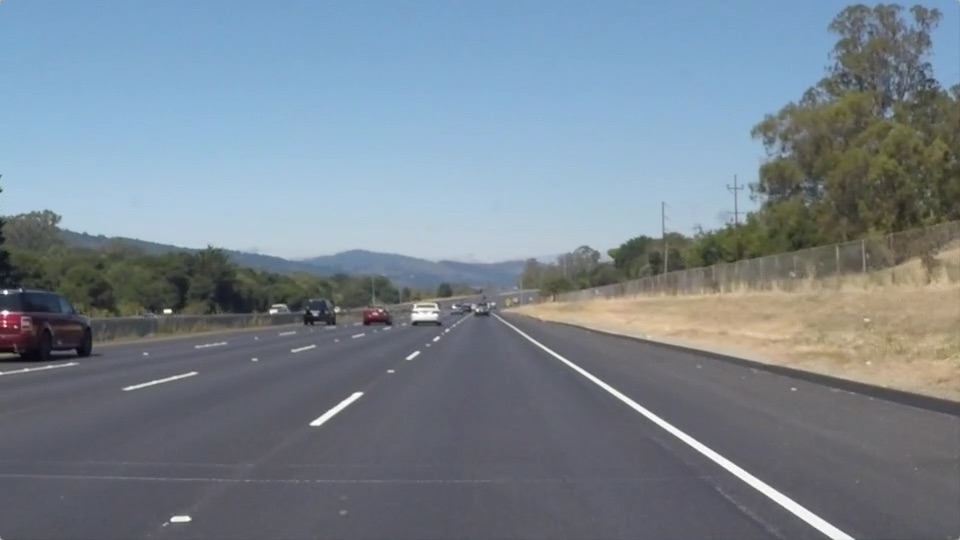
#> input picture Self_Driving_Engineer/Project1/CarND-Term1-Starter-Kit/CarND-LaneLines-P1/test_images/solidWhiteRight.jpg, 960 x 540 px
$ jupyter execute --allow-errors P1.ipynb   (shell and % lines are left out)
#> lines starting #> are read from the running program, lines starting #| are printed output that depends on the picture; after the words box and inside, x2 and y2 are one past the last pixel; in counts of white or black regions, pixels touching at a corner belong together
# **Finding Lane Lines on the Road**
***
In this project, you will use the tools you learned about in the lesson to identify lane lines on the road.  You can develop your pipeline on a series of individual images, and later apply the result to a video stream (really just a series of images). Check out the video clip "raw-lines-example.mp4" (also contained in this repository) to see what the output should look like after using the helper functions below.

Once you have a result that looks roughly like "raw-lines-example.mp4", you'll need to get creative and try to average and/or extrapolate the line segments you've detected to map out the full extent of the lane lines.  You can see an example of the result you're going for in the video "P1_example.mp4".  Ultimately, you would like to draw just one line for the left side of the lane, and one for the right.

---
Let's have a look at our first image called 'test_images/solidWhiteRight.jpg'.  Run the 2 cells below (hit Shift-Enter or the "play" button above) to display the image.

**Note: If, at any point, you encounter frozen display windows or other confounding issues, you can always start again with a clean slate by going to the "Kernel" menu above and selecting "Restart & Clear Output".**

---

**The tools you have are color selection, region of interest selection, grayscaling, Gaussian smoothing, Canny Edge Detection and Hough Tranform line detection.  You  are also free to explore and try other techniques that were not presented in the lesson.  Your goal is piece together a pipeline to detect the line segments in the image, then average/extrapolate them and draw them onto the image for display (as below).  Once you have a working pipeline, try it out on the video stream below.**

---

<figure>

 <figcaption>
 <p></p>
 <p style="text-align: center;"> Your output should look something like this (above) after detecting line segments using the helper functions below </p>
 </figcaption>
</figure>
 <p></p>
<figure>

 <figcaption>
 <p></p>
 <p style="text-align: center;"> Your goal is to connect/average/extrapolate line segments to get output like this</p>
 </figcaption>
</figure>

**Run the cell below to import some packages.  If you get an `import error` for a package you've already installed, try changing your kernel (select the Kernel menu above --> Change Kernel).  Still have problems?  Try relaunching Jupyter Notebook from the terminal prompt.  Also, see [this forum post](https://carnd-forums.udacity.com/cq/viewquestion.action?spaceKey=CAR&id=29496372&questionTitle=finding-lanes---import-cv2-fails-even-though-python-in-the-terminal-window-has-no-problem-with-import-cv2) for more troubleshooting tips.**

[cell 1]
#importing some useful packages
import matplotlib.pyplot as plt
import matplotlib.image as mpimg
import numpy as np
import cv2

[cell 2]
#reading in an image
image = mpimg.imread('test_images/solidWhiteRight.jpg')
#> image is the input picture: shape (540, 960, 3); mean R, G, B 120.3, 132.6, 143.7
#printing out some stats and plotting
print('This image is:', type(image), 'with dimesions:', image.shape)
#| This image is: <class 'numpy.ndarray'> with dimesions: (540, 960, 3)
plt.imshow(image)  # if you wanted to show a single color channel image called 'gray', for example, call as plt.imshow(gray, cmap='gray')

**Some OpenCV functions (beyond those introduced in the lesson) that might be useful for this project are:**

`cv2.inRange()` for color selection
`cv2.fillPoly()` for regions selection
`cv2.line()` to draw lines on an image given endpoints
`cv2.addWeighted()` to coadd / overlay two images
`cv2.cvtColor()` to grayscale or change color
`cv2.imwrite()` to output images to file
`cv2.bitwise_and()` to apply a mask to an image

**Check out the OpenCV documentation to learn about these and discover even more awesome functionality!**

Below are some helper functions to help get you started. They should look familiar from the lesson!

[cell 3]
import math

def grayscale(img):
    """Applies the Grayscale transform
    This will return an image with only one color channel
    but NOTE: to see the returned image as grayscale
    (assuming your grayscaled image is called 'gray')
    you should call plt.imshow(gray, cmap='gray')"""
    return cv2.cvtColor(img, cv2.COLOR_RGB2GRAY)
    # Or use BGR2GRAY if you read an image with cv2.imread()
    # return cv2.cvtColor(img, cv2.COLOR_BGR2GRAY)

def canny(img, low_threshold, high_threshold):
    """Applies the Canny transform"""
    return cv2.Canny(img, low_threshold, high_threshold)

def gaussian_blur(img, kernel_size):
    """Applies a Gaussian Noise kernel"""
    return cv2.GaussianBlur(img, (kernel_size, kernel_size), 0)

def region_of_interest(img, vertices):
    """
    Applies an image mask.

    Only keeps the region of the image defined by the polygon
    formed from `vertices`. The rest of the image is set to black.
    """
    #defining a blank mask to start with
    mask = np.zeros_like(img)

    #defining a 3 channel or 1 channel color to fill the mask with depending on the input image
    if len(img.shape) > 2:
        channel_count = img.shape[2]  # i.e. 3 or 4 depending on your image
        ignore_mask_color = (255,) * channel_count
    else:
        ignore_mask_color = 255

    #filling pixels inside the polygon defined by "vertices" with the fill color
    cv2.fillPoly(mask, vertices, ignore_mask_color)

    #returning the image only where mask pixels are nonzero
    masked_image = cv2.bitwise_and(img, mask)
    return masked_image


def draw_lines(img, lines, color=[255, 0, 0], thickness=15):
    """
    NOTE: this is the function you might want to use as a starting point once you want to
    average/extrapolate the line segments you detect to map out the full
    extent of the lane (going from the result shown in raw-lines-example.mp4
    to that shown in P1_example.mp4).

    Think about things like separating line segments by their
    slope ((y2-y1)/(x2-x1)) to decide which segments are part of the left
    line vs. the right line.  Then, you can average the position of each of
    the lines and extrapolate to the top and bottom of the lane.

    This function draws `lines` with `color` and `thickness`.
    Lines are drawn on the image inplace (mutates the image).
    If you want to make the lines semi-transparent, think about combining
    this function with the weighted_img() function below
    """
    # arrays of lists to hold x/y coordinates for left line and right line
    # each element in the array will be: [x-coord, y-coord]
    left_line = []
    right_line = []

    # get the size of our image
    imshape = img.shape

    # variables to measure average slope of left and right lines
    left_line_slope = 0
    left_line_index = 0
    right_line_slope = 0
    right_line_index = 0

    # coordinates to use to measure line extrapolation
    left_min_x = 0
    left_max_x = 0
    left_min_y = 0
    left_max_y = 0
    right_min_x = 0
    right_max_x = 0
    right_min_y = 0
    right_max_y = 0

    # arrays to hold the new points returned by find_points function
    left_points = []
    right_points = []


    if lines is not None:
        for line in lines:
            if len(line[0])==4:
                for x1,y1,x2,y2 in line:
                    curr_slope = ((y2-y1)/(x2-x1))
                    # if negative slope - means part of left hand line
                    if curr_slope < 0:
                        # make sure there are no extraneous points
                        if x1 < 500 and x2 < 500:
                            # average the slope of left line
                            # add both coordinates to left line array
                            left_line_slope += curr_slope
                            left_line_index += 1
                            left_line.append([x1,y1])
                            left_line.append([x2,y2])

                    # if positive slope - means part of right hand line
                    else:
                        # make sure there are no extraneous points
                        if x1 > 500 and x2 > 500:
                            # average the slope of left line
                            # add both coordinates to right line array
                            right_line_slope += curr_slope
                            right_line_index += 1
                            right_line.append([x1,y1])
                            right_line.append([x2,y2])

        # finalize slope averages
        if left_line_index > 0:
            left_line_slope = left_line_slope/left_line_index

        if right_line_index > 0:
            right_line_slope = right_line_slope/right_line_index


        # for left line; get smallest x value and matching (max) y value
        if len(left_line) >0 :
            left_min_x = min(line[0] for line in left_line)

            for line in left_line:
                if line[0] == left_min_x:
                    left_max_y = line[1]

            left_max_x = max(line[0] for line in left_line)

            for line in left_line:
                if line[0] == left_max_x:
                    left_min_y = line[1]

        # for right line; get largest x value and matching (min) y value
        if len(right_line) >0:
            right_min_x = min(line[0] for line in right_line)

            for line in right_line:
                if line[0] == right_min_x:
                    right_min_y = line[1]

            right_max_x = max(line[0] for line in right_line)

            for line in right_line:
                if line[0] == right_max_x:
                    right_max_y = line[1]


        # create an array that holds an x/y coordinate for both left line and right line
        # Using one point in each line along with the average slope, we can calculate
        # two points along the same line that allow us to extrapolate the line from the bottom
        # of the image to the top of our area in concern
        old_left_points = []
        old_left_points.append(left_max_x)
        old_left_points.append(left_min_y)

        old_right_points = []
        old_right_points.append(right_min_x)
        old_right_points.append(right_min_y)

        # find new points for drawing lines by calling find_points function
        if old_left_points[0] > 0 or old_left_points[1] > 0:
            left_points = find_points(old_left_points, left_line_slope, imshape[1], 350)

        if old_right_points[0] > 0 or old_right_points[1] > 0:
            right_points = find_points(old_right_points, right_line_slope, imshape[1], 350)

        # draw lines
        if len(left_points) == 4:
            cv2.line(img, (int(left_points[0]), int(left_points[1])), (int(left_points[2]), int(left_points[3])), color, thickness)

        if len(right_points) == 4:
            cv2.line(img, (int(right_points[0]), int(right_points[1])), (int(right_points[2]), int(right_points[3])), color, thickness)


def hough_lines(img, rho, theta, threshold, min_line_len, max_line_gap):
    """
    `img` should be the output of a Canny transform.

    Returns an image with hough lines drawn.
    """
    lines = cv2.HoughLinesP(img, rho, theta, threshold, np.array([]), minLineLength=min_line_len, maxLineGap=max_line_gap)

    line_img = np.zeros((img.shape[0], img.shape[1], 3), dtype=np.uint8)
    draw_lines(line_img, lines)
    return line_img

# Python 3 has support for cool math symbols.

def weighted_img(img, initial_img, α=0.8, β=1., λ=0.):
    """
    `img` is the output of the hough_lines(), An image with lines drawn on it.
    Should be a blank image (all black) with lines drawn on it.

    `initial_img` should be the image before any processing.

    The result image is computed as follows:

    initial_img * α + img * β + λ
    NOTE: initial_img and img must be the same shape!
    """
    return cv2.addWeighted(initial_img, α, img, β, λ)

def find_points(points, slope, max_dim, min_y):
    """
    Preconditions:
        - Slope must be greater than zero

    Postconditions: returns 2 points (x/y coord for each point)

    Run Time - O(1)

    This function takes an array of points (an x and y coordinate), a slope,
    a maximum dimension (in this case imshape[1]) and the minimum y position we want
    our line to draw to.

    It calculates the unknown x coordinate by using the slope equation m = (y2 - y1)/(x2-x1),
    subsituting all variables with the agruments except for one x coordinate. Using this equation,
    we can solve for the missing x coord.

    We then return two coordinates (an x and y for each) in this format:
    new_points[0] = x1
    new_points[1] = y1
    new_points[2] = x2
    new_points[3] = y2
    """
    new_points = []

    unknown_min_x = points[0] - ((points[1] - max_dim)/slope)

    new_points.append(unknown_min_x)
    new_points.append(max_dim)

    unknown_max_x = points[0] - ((points[1] - min_y)/slope)

    new_points.append(unknown_max_x)
    new_points.append(min_y)

    return new_points

## Test on Images

Now you should build your pipeline to work on the images in the directory "test_images"
**You should make sure your pipeline works well on these images before you try the videos.**

[cell 4]
import os
os.listdir("test_images/")

run your solution on all test_images and make copies into the test_images directory).

[cell 5]
# TODO: Build your pipeline that will draw lane lines on the test_images
# then save them to the test_images directory.
for curr_image in os.listdir("test_images/"):
    image = mpimg.imread("test_images/" + curr_image)
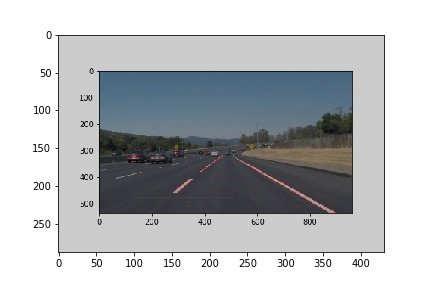
#> input picture Self_Driving_Engineer/Project1/CarND-Term1-Starter-Kit/CarND-LaneLines-P1/test_images/copy_copy_solidWhiteCurve.jpg, 432 x 288 px
#> image is the input picture: shape (288, 432, 3); mean R, G, B 185.1, 187.8, 190.2
    gray = grayscale(image)
#> in grayscale, `return cv2.cvtColor(img, cv2.COLOR_RGB2GRAY)`:
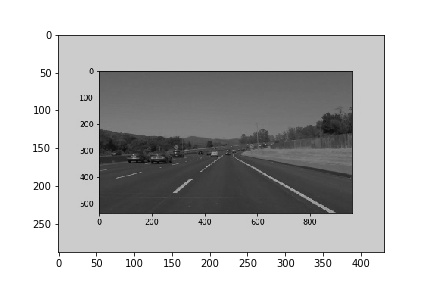
#> returned value: shape (288, 432); min 0, max 255, mean 187.2
    kernel_size = 5
    blur_gray= gaussian_blur(gray, kernel_size)
#> in gaussian_blur, `return cv2.GaussianBlur(img, (kernel_size, kernel_size), 0)`:
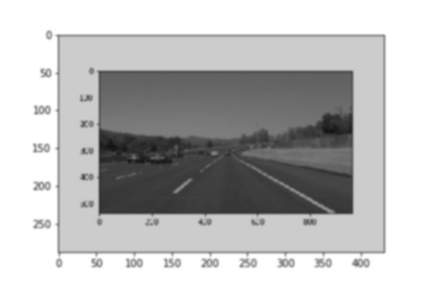
#> returned value: shape (288, 432); min 19, max 255, mean 187.2
    low_threshold = 50
    high_threshold = 150
    edges = canny(blur_gray, low_threshold, high_threshold)
#> in canny, `return cv2.Canny(img, low_threshold, high_threshold)`:
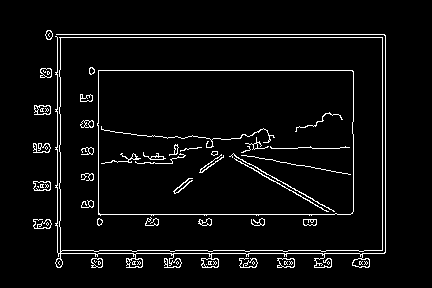
#> returned value: shape (288, 432); 4.7% white in thin lines or dots, all inside (x1, y1, x2, y2) = (33, 30, 386, 268)
    imshape = image.shape
#> imshape = (288, 432, 3)
    vertices = np.array([[(80,imshape[0]),(480, 330), (480, 330), (imshape[1],imshape[0])]], dtype=np.int32)
    masked_image = region_of_interest(edges, vertices)
#> in region_of_interest, `cv2.fillPoly(mask, vertices, ignore_mask_color)`: mask: shape (288, 432); every value is 0
    rho = 1 # distance resolution in pixels of the Hough grid
    theta = np.pi/180 # angular resolution in radians of the Hough grid
    threshold = 50     # minimum number of votes (intersections in Hough grid cell)
    min_line_len = 10 #minimum number of pixels making up a line
    max_line_gap = 100
    lines = hough_lines(masked_image, rho, theta, threshold, min_line_len, max_line_gap)
#> in hough_lines, `lines = cv2.HoughLinesP(img, rho, theta, threshold, np.array([]), minL..`: lines = None
#> in hough_lines, `draw_lines(line_img, lines)`: line_img: shape (288, 432, 3); every value is 0
    result_image = weighted_img(lines, image, α=0.8, β=1., λ=0.)
#> in weighted_img, `return cv2.addWeighted(initial_img, α, img, β, λ)`:
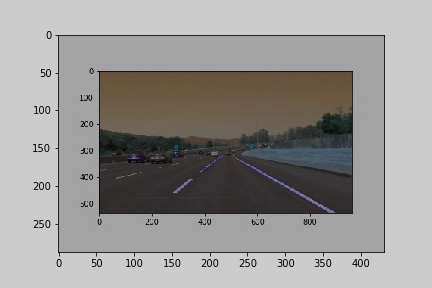
#> returned value: shape (288, 432, 3); mean of channels 0, 1, 2 148, 150.2, 152.1; drawn as B, G, R
    file_copy_name = "copy_" + curr_image
    plt.imshow(result_image)
    plt.savefig("test_images/" + file_copy_name)
#> pass 2 of the loop `for curr_image in os.listdir("test_images/"):`:
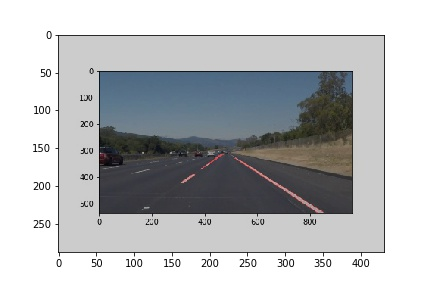
#> input picture Self_Driving_Engineer/Project1/CarND-Term1-Starter-Kit/CarND-LaneLines-P1/test_images/copy_copy_solidWhiteRight.jpg, 432 x 288 px
#> image is the input picture: shape (288, 432, 3); mean R, G, B 185.4, 187.4, 189.4
#> in canny (call 2), `return cv2.Canny(img, low_threshold, high_threshold)`:
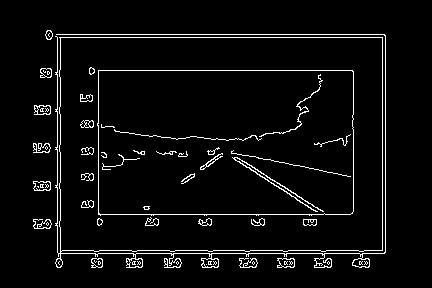
#> returned value: shape (288, 432); 4.6% white in thin lines or dots, all inside (x1, y1, x2, y2) = (33, 30, 386, 268)
#> in weighted_img (call 2), `return cv2.addWeighted(initial_img, α, img, β, λ)`:
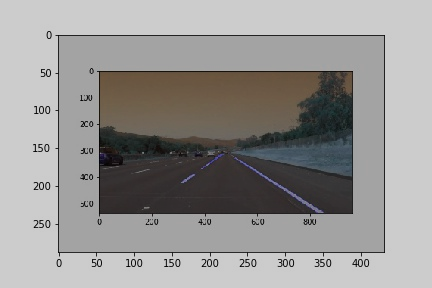
#> returned value: shape (288, 432, 3); mean of channels 0, 1, 2 148.3, 149.9, 151.4; drawn as B, G, R
#> pass 3 of the loop `for curr_image in os.listdir("test_images/"):`:
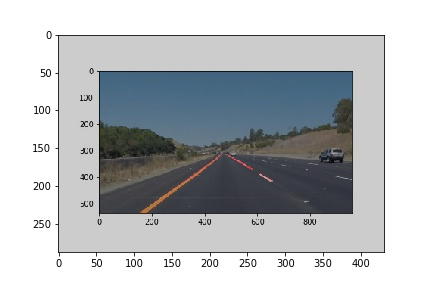
#> input picture Self_Driving_Engineer/Project1/CarND-Term1-Starter-Kit/CarND-LaneLines-P1/test_images/copy_copy_solidYellowCurve.jpg, 432 x 288 px
#> image is the input picture: shape (288, 432, 3); mean R, G, B 184.1, 187.6, 190.4
#> in canny (call 3), `return cv2.Canny(img, low_threshold, high_threshold)`:
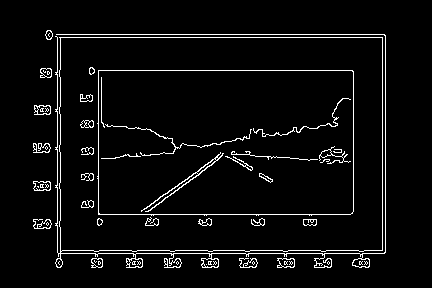
#> returned value: shape (288, 432); 4.6% white in thin lines or dots, all inside (x1, y1, x2, y2) = (33, 30, 386, 268)
#> in weighted_img (call 3), `return cv2.addWeighted(initial_img, α, img, β, λ)`:
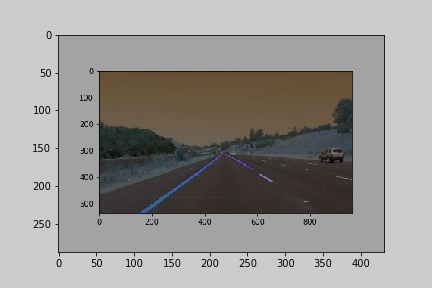
#> returned value: shape (288, 432, 3); mean of channels 0, 1, 2 147.2, 150, 152.3; drawn as B, G, R
#> the loop made 4 passes; the first 3 are shown
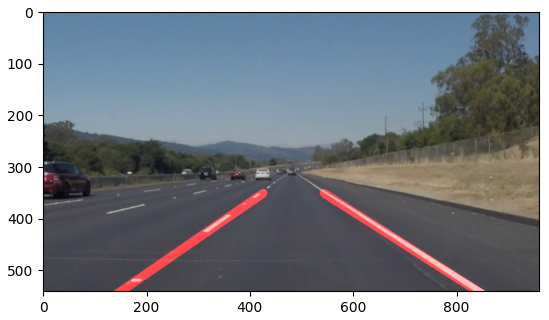
#> figure drawn by matplotlib, 1 panel

## Test on Videos

You know what's cooler than drawing lanes over images? Drawing lanes over video!

We can test our solution on two provided videos:

`solidWhiteRight.mp4`

`solidYellowLeft.mp4`

**Note: if you get an `import error` when you run the next cell, try changing your kernel (select the Kernel menu above --> Change Kernel).  Still have problems?  Try relaunching Jupyter Notebook from the terminal prompt. Also, check out [this forum post](https://carnd-forums.udacity.com/questions/22677062/answers/22677109) for more troubleshooting tips.**

**If you get an error that looks like this:**
```
NeedDownloadError: Need ffmpeg exe.
You can download it by calling:
imageio.plugins.ffmpeg.download()
```
**Follow the instructions in the error message and check out [this forum post](https://carnd-forums.udacity.com/display/CAR/questions/26218840/import-videofileclip-error) for more troubleshooting tips across operating systems.**

[cell 6]
# Import everything needed to edit/save/watch video clips
from moviepy.editor import VideoFileClip
from IPython.display import HTML

[cell 7]
def process_image(image):
    # NOTE: The output you return should be a color image (3 channel) for processing video below
    # TODO: put your pipeline here,
    # you should return the final output (image with lines are drawn on lanes)
    #image = mpimg.imread("test_images/" + curr_image)
    gray = grayscale(image)
    kernel_size = 5
    blur_gray= gaussian_blur(gray, kernel_size)
    low_threshold = 50
    high_threshold = 200
    edges = canny(blur_gray, low_threshold, high_threshold)
    imshape = image.shape
    #vertices = np.array([[(80,imshape[0]),(480, 325), (480, 325), (imshape[1],imshape[0])]], dtype=np.int32)
    vertices = np.array([[(0,imshape[0]),(450, 320), (490, 320), (imshape[1],imshape[0])]], dtype=np.int32)
    masked_image = region_of_interest(edges, vertices)
    rho = 2 # distance resolution in pixels of the Hough grid
    theta = np.pi/180 # angular resolution in radians of the Hough grid
    threshold = 60     # minimum number of votes (intersections in Hough grid cell)
    min_line_len = 30 #minimum number of pixels making up a line
    max_line_gap = 40
    lines = hough_lines(masked_image, rho, theta, threshold, min_line_len, max_line_gap)
    result_image = weighted_img(lines, image, α=0.8, β=1., λ=0.)
    return result_image

Let's try the one with the solid white lane on the right first ...

[cell 8]
white_output = 'white.mp4'
#> white_output = 'white.mp4'
#> (the rest of this cell did not finish here and is left out)
